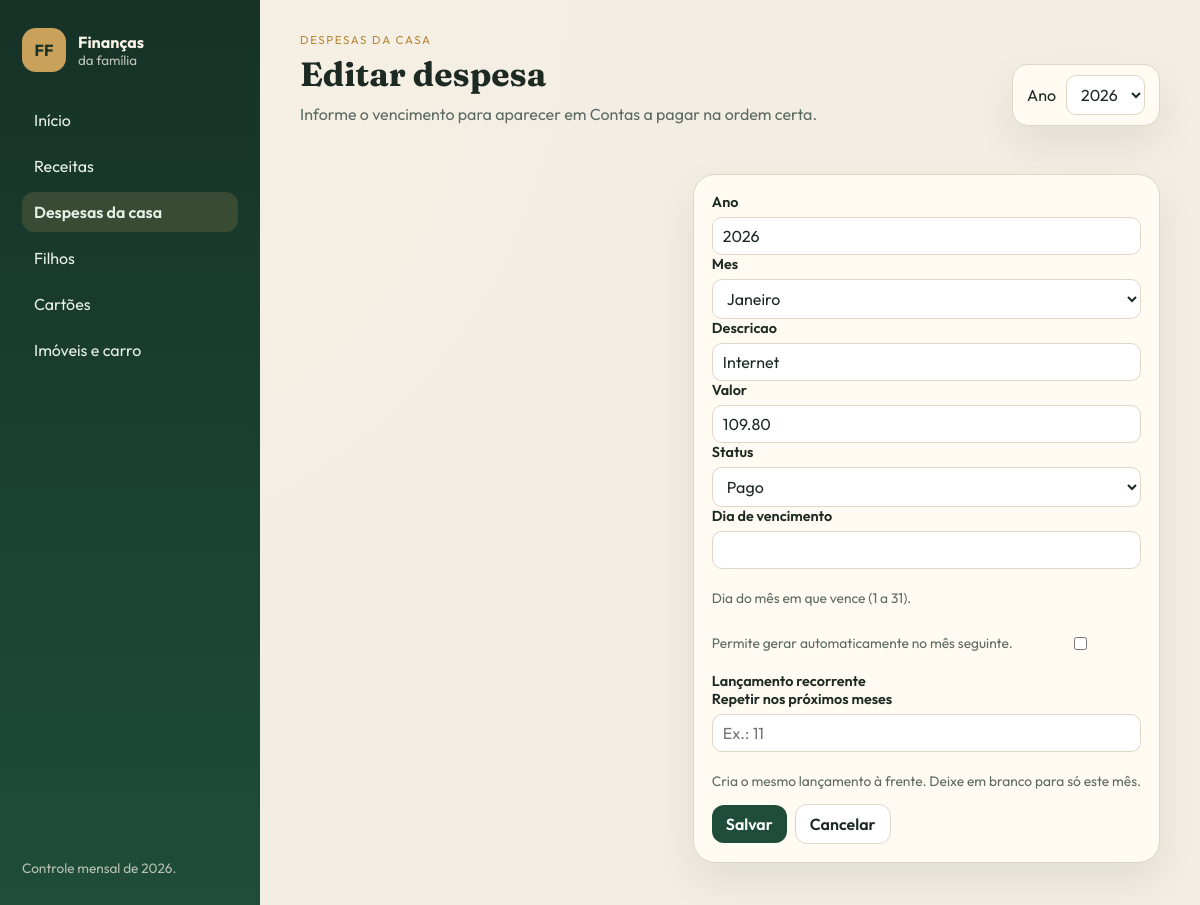
Screenshot of /despesas-basicas/1/editar/ with the database file from the repository.
### despesas_basicas/models.py (models this page shows, shortened)
class DespesaBasica(models.Model):
    ano = models.PositiveIntegerField(default=ANO_PADRAO)
    mes = models.PositiveSmallIntegerField(choices=MESES)
    descricao = models.CharField(max_length=120)
    valor = models.DecimalField(max_digits=12, decimal_places=2)
    status = models.CharField(
        max_length=20,
        choices=STATUS_CHOICES,
        default=STATUS_ABERTO,
    )
    dia_vencimento = models.PositiveSmallIntegerField(
        null=True,
        blank=True,
        verbose_name='Dia de vencimento',
        help_text='Dia do mês em que vence (1 a 31).',
    )
    recorrente = models.BooleanField(
        default=False,
        verbose_name='Lançamento recorrente',
        help_text='Permite gerar automaticamente no mês seguinte.',
    )
    item_fatura = models.ForeignKey(
        'cartoes.ItemFatura',
        null=True,
        blank=True,
        on_delete=models.SET_NULL,
        related_name='despesas_basicas',
    )
    class Meta:
        ordering = ['ano', 'mes', 'descricao']
        verbose_name = 'Despesa básica'
        verbose_name_plural = 'Despesas básicas'

### despesas_basicas/views.py (the view, shortened to what this page needs)
# urls.py: path('<int:pk>/editar/', views.DespesaBasicaUpdateView.as_view(), name='editar'),
class DespesaBasicaUpdateView(RedirectFiltrosMixin, UpdateView):
    model = DespesaBasica
    form_class = DespesaBasicaForm
    template_name = 'despesas_basicas/form.html'
    lista_url = 'despesas_basicas:lista'

### despesas_basicas/forms.py
class DespesaBasicaForm(RecorrenciaFormMixin, forms.ModelForm):
    class Meta:
        model = DespesaBasica
        fields = ['ano', 'mes', 'descricao', 'valor', 'status', 'dia_vencimento', 'recorrente']
        widgets = {
            'ano': forms.NumberInput(attrs={'class': 'form-control', 'min': 2020}),
            'mes': forms.Select(attrs={'class': 'form-select'}),
            'descricao': forms.TextInput(attrs={'class': 'form-control'}),
            'valor': forms.NumberInput(attrs={'class': 'form-control', 'step': '0.01'}),
            'status': forms.Select(attrs={'class': 'form-select'}),
            'dia_vencimento': forms.NumberInput(attrs={'class': 'form-control', 'min': 1, 'max': 31}),
            'recorrente': forms.CheckboxInput(attrs={'class': 'form-check'}),
        }
    field_order = [
        'ano', 'mes', 'descricao', 'valor', 'status',
        'dia_vencimento', 'recorrente', 'repetir_meses',
    ]

### inicio/context_processors.py (called while the page is built)
def _anos_disponiveis(ano_selecionado):
    try:
        anos = list(Ano.objects.filter(ativo=True).values_list('numero', flat=True))
    except (OperationalError, ProgrammingError):
        anos = []
    if not anos:
        anos = list(range(ANO_PADRAO - 1, ANO_PADRAO + 3))
    if ano_selecionado not in anos:
        anos = sorted(anos + [ano_selecionado])
    return anos

def financeiro(request):
    try:
        ano = int(request.GET.get('ano', ANO_PADRAO))
    except (TypeError, ValueError):
        ano = ANO_PADRAO
    try:
        cartoes = list(Cartao.objects.values('id', 'nome'))
    except (OperationalError, ProgrammingError):
        cartoes = []
    hoje = date.today()
    return {
        'ano_selecionado': ano,
        'meses_nav': MESES,
        'anos_disponiveis': _anos_disponiveis(ano),
        'status_choices': STATUS_CHOICES,
        'status_pagamento': STATUS_PAGAMENTO,
        'status_receita': STATUS_RECEITA_CHOICES,
        'cartoes_json': cartoes,
        'hoje': hoje,
        'mes_atual': hoje.month,
        'ano_atual': hoje.year,
    }

### inicio/filtros.py (called while the page is built)
def filtros_request(request, extras=None):
    dados = {}
    for chave in FILTRO_KEYS:
        valor = request.GET.get(chave)
        if valor not in (None, ''):
            dados[chave] = valor
    if extras:
        for chave, valor in extras.items():
            if valor not in (None, ''):
                dados[chave] = valor
            else:
                dados.pop(chave, None)
    return dados

### templates/despesas_basicas/form.html (shortened to what this page needs)
{% extends "base.html" %}
{% block kicker %}Despesas da casa{% endblock %}
{% block heading %}{% if form.instance.pk %}Editar despesa{% else %}Nova despesa da casa{% endif %}{% endblock %}
{% block intro %}
    <p class="intro-pagina">Informe o vencimento para aparecer em Contas a pagar na ordem certa.</p>
{% endblock %}
{% block content %}
{% include "includes/form_padrao.html" %}
{% endblock %}

### templates/includes/form_campos.html (shortened to what this page needs)
{% for campo in form %}
    <div class="campo{% if campo.name == 'recorrente' %} campo-check{% endif %}">
        <label for="{{ campo.id_for_label }}">{{ campo.label }}</label>
        {{ campo }}
        {% if campo.help_text %}<p class="ajuda">{{ campo.help_text }}</p>{% endif %}
    </div>
{% endfor %}

### static/css/app.css (style rules this page uses)
:root { --bg: #f3eee4; --paper: #fffaf2; --ink: #1d2a24; --muted: #5d6b63; --line: #e0d6c6; --forest: #1f4d3a; --forest-2: #2f6a50; --sage: #d7eadc; --gold: #b8873a; --terracotta: #b85a38; --ok: #2f6a50; --warn: #b85a38; --card: #c9782b; --shadow: 0 18px 40px rgba(31, 44, 36, 0.08); }
* { box-sizing: border-box; }
html, body { margin: 0; padding: 0; }
body { font-family: Outfit, sans-serif; background: radial-gradient(circle at top left, #f8f1e3, var(--bg) 40%); color: var(--ink); }
.filtro-ano select, .form-control, .form-select, input, select, textarea { font: inherit; border: 1px solid var(--line); border-radius: 10px; padding: 8px 10px; background: white; color: var(--ink); }
.campo { display: grid; gap: 6px; }
.campo label { font-weight: 600; font-size: 0.9rem; }
.ajuda { color: var(--muted); font-size: 0.86rem; }
.intro-pagina { margin: 8px 0 0; color: var(--muted); max-width: 52ch; line-height: 1.45; }
.campo-check { grid-template-columns: auto 1fr; align-items: center; }
.campo-check label { order: 2; }
.campo-check input { order: 1; width: auto; }

### rows the page displays
DespesaBasica: form "2026" "Janeiro" "Internet" "109.80" "Pago"

### other values shown
{{ ano_selecionado }} "2026"
{{ campo.label }} "Ano" "Mes" "Descricao" "Valor" "Status" "Dia de vencimento" "Lançamento recorrente" "Repetir nos próximos meses"
{{ campo.help_text }} "Dia do mês em que vence (1 a 31)." "Permite gerar automaticamente no mês seguinte." "Cria o mesmo lançamento à frente. Deixe em branco para só este mês."
form field ano "2026"
